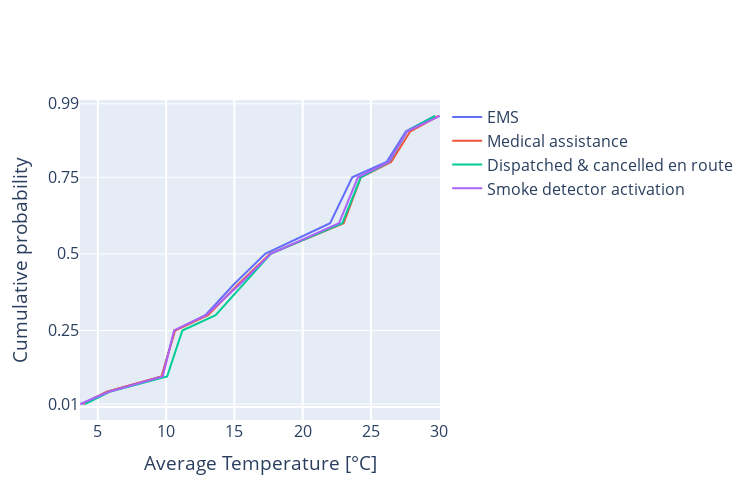

Notebook code cell kept with this figure:
### Code cell
fig = go.Figure()
#TAVG
fig.add_trace(go.Scatter(x=EMS_a, y=Q,
                    mode='lines',
                    name='EMS'))

fig.add_trace(go.Scatter(x=Medical_a, y=Q,
                    mode='lines',
                    name='Medical assistance'))

fig.add_trace(go.Scatter(x=Dispatched_a, y=Q,
                    mode='lines',
                    name='Dispatched & cancelled en route'))

fig.add_trace(go.Scatter(x=Smoke_a, y=Q,
                    mode='lines',
                    name='Smoke detector activation'))

fig.update_layout(font=dict(size=16),yaxis=dict(
                         title='Cumulative probability',
                         gridcolor='white',
                         gridwidth=1,tickvals = [0.01,0.25,0.5,0.75,0.99]
                         ),
                         xaxis=dict(
                            title='Average Temperature [°C]',
                            gridcolor='white',
                            gridwidth=2,
                        ),showlegend=True,width = 1500/2, height = 1000/2)

### Figure 1 — Plotly figure (JSON) as saved in the notebook; plotly's stock layout.template omitted (floating-point values rounded to 4 significant figures)
{"data": [{"mode": "lines", "name": "EMS", "type": "scatter", "x": [3.813, 5.682, 9.672, 10.63, 12.87, 14.95, 17.25, 22.0, 23.62, 26.14, 27.56, 29.69], "y": [0.01, 0.05, 0.1, 0.25, 0.3, 0.4, 0.5, 0.6, 0.75, 0.8, 0.9, 0.95, 0.99]}, {"mode": "lines", "name": "Medical assistance", "type": "scatter", "x": [3.937, 5.676, 9.672, 10.65, 13.07, 15.27, 17.6, 23.0, 24.25, 26.47, 27.88, 29.93], "y": [0.01, 0.05, 0.1, 0.25, 0.3, 0.4, 0.5, 0.6, 0.75, 0.8, 0.9, 0.95, 0.99]}, {"mode": "lines", "name": "Dispatched & cancelled en route", "type": "scatter", "x": [4.058, 5.87, 10.08, 11.19, 13.62, 15.66, 17.66, 22.9, 24.25, 26.33, 27.65, 29.69], "y": [0.01, 0.05, 0.1, 0.25, 0.3, 0.4, 0.5, 0.6, 0.75, 0.8, 0.9, 0.95, 0.99]}, {"mode": "lines", "name": "Smoke detector activation", "type": "scatter", "x": [3.696, 5.833, 9.758, 10.58, 12.92, 15.38, 17.66, 22.66, 24.04, 26.3, 27.65, 30.05], "y": [0.01, 0.05, 0.1, 0.25, 0.3, 0.4, 0.5, 0.6, 0.75, 0.8, 0.9, 0.95, 0.99]}], "layout": {"font": {"size": 16}, "height": 500, "showlegend": true, "width": 750, "xaxis": {"gridcolor": "white", "gridwidth": 2, "title": {"text": "Average Temperature [°C]"}}, "yaxis": {"gridcolor": "white", "gridwidth": 1, "tickvals": [0.01, 0.25, 0.5, 0.75, 0.99], "title": {"text": "Cumulative probability"}}}}
